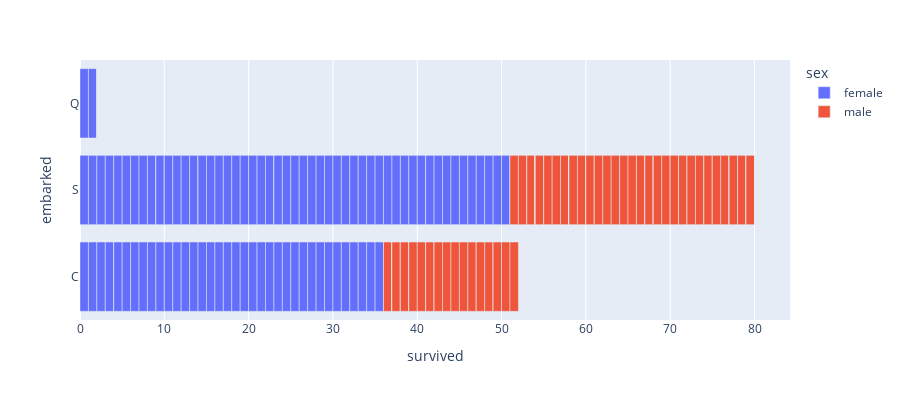

Write notebook code for a chart like this one.
### Markdown cell above
The above plot only represent to those who have survived the crash based on different class group with respect to male and female.

### Code cell
# SURVIVES VS EMBARKED
fig = px.bar(df,x='survived', y='embarked',color='sex',height=400)
fig.show()

### Figure 1 — Plotly figure (JSON) as saved in the notebook; plotly's stock layout.template omitted (floating-point values rounded to 4 significant figures)
{"data": [{"alignmentgroup": "True", "hovertemplate": "sex=female<br>survived=%{x}<br>embarked=%{y}<extra></extra>", "legendgroup": "female", "marker": {"color": "#636efa", "pattern": {"shape": ""}}, "name": "female", "offsetgroup": "female", "orientation": "h", "showlegend": true, "textposition": "auto", "type": "bar", "x": [1, 1, 1, 1, 1, 1, 1, 1, 1, 1, 1, 1, 1, 0, 1, 1, 0, 1, 1, 1, 0, 1, 1, 1, 1, 1, 0, 1, 1, 1, 1, 1, 1, 1, 1, 1, 1, 1, 1, 1, 1, 1, 1, 1, 1, 1, 1, 1, 1, 1, 1, 1, 0, 1, 1, 1, 1, 1, 1, 1, 1, 1, 1, 1, 1, 1, 1, 1, 1, 1, 1, 1, 1, 1, 1, 1, 1, 1, 1, 1, 1, 0, 1, 1, 1, 1, 1, 1, 1, 1, 1, 1, 1, 1, 1], "xaxis": "x", "y": ["C", "S", "S", "S", "C", "C", "S", "S", "S", "C", "S", "S", "S", "C", "C", "C", "S", "C", "C", "S", "S", "S", "S", "S", "S", "C", "S", "C", "Q", "C", "C", "C", "C", "S", "C", "C", "S", "C", "C", "S", "S", "S", "C", "C", "C", "S", "Q", "S", "S", "C", "S", "C", "S", "S", "S", "S", "C", "C", "S", "C", "S", "S", "S", "C", "S", "C", "S", "S", "S", "C", "S", "S", "C", "C", "C", "S", "S", "C", "S", "S", "S", "S", "S", "S", "S", "S", "S", "S", "C", "C", "S", "S", "S", "C", "S"], "yaxis": "y"}, {"alignmentgroup": "True", "hovertemplate": "sex=male<br>survived=%{x}<br>embarked=%{y}<extra></extra>", "legendgroup": "male", "marker": {"color": "#EF553B", "pattern": {"shape": ""}}, "name": "male", "offsetgroup": "male", "orientation": "h", "showlegend": true, "textposition": "auto", "type": "bar", "x": [0, 1, 1, 0, 0, 1, 0, 0, 0, 0, 1, 0, 0, 0, 0, 0, 0, 0, 0, 0, 1, 0, 1, 1, 1, 0, 1, 0, 0, 0, 0, 0, 0, 1, 1, 0, 0, 0, 1, 0, 1, 0, 1, 1, 1, 0, 0, 1, 1, 0, 1, 0, 1, 0, 0, 1, 0, 0, 0, 1, 0, 0, 0, 0, 1, 1, 0, 1, 1, 1, 0, 1, 1, 1, 1, 0, 0, 0, 1, 1, 1, 0, 0, 1, 1, 0, 1, 0, 1, 1, 1, 0, 0, 0, 1, 0, 0, 0, 1, 0, 0, 1, 1, 0, 0, 1], "xaxis": "x", "y": ["S", "S", "S", "S", "C", "S", "S", "S", "S", "C", "C", "S", "S", "C", "S", "S", "C", "S", "S", "C", "S", "S", "S", "C", "S", "Q", "S", "S", "S", "S", "C", "S", "C", "S", "S", "S", "S", "S", "S", "S", "C", "C", "S", "S", "S", "S", "S", "S", "S", "C", "C", "S", "S", "S", "S", "C", "C", "S", "C", "S", "S", "S", "S", "C", "C", "S", "C", "C", "C", "S", "S", "S", "C", "C", "C", "C", "S", "S", "C", "C", "S", "C", "S", "S", "S", "S", "S", "S", "S", "C", "S", "S", "S", "S", "S", "Q", "S", "C", "S", "S", "S", "C", "S", "S", "S", "C"], "yaxis": "y"}], "layout": {"barmode": "relative", "height": 400, "legend": {"title": {"text": "sex"}, "tracegroupgap": 0}, "margin": {"t": 60}, "xaxis": {"anchor": "y", "domain": [0, 1], "title": {"text": "survived"}}, "yaxis": {"anchor": "x", "domain": [0, 1], "title": {"text": "embarked"}}}}
